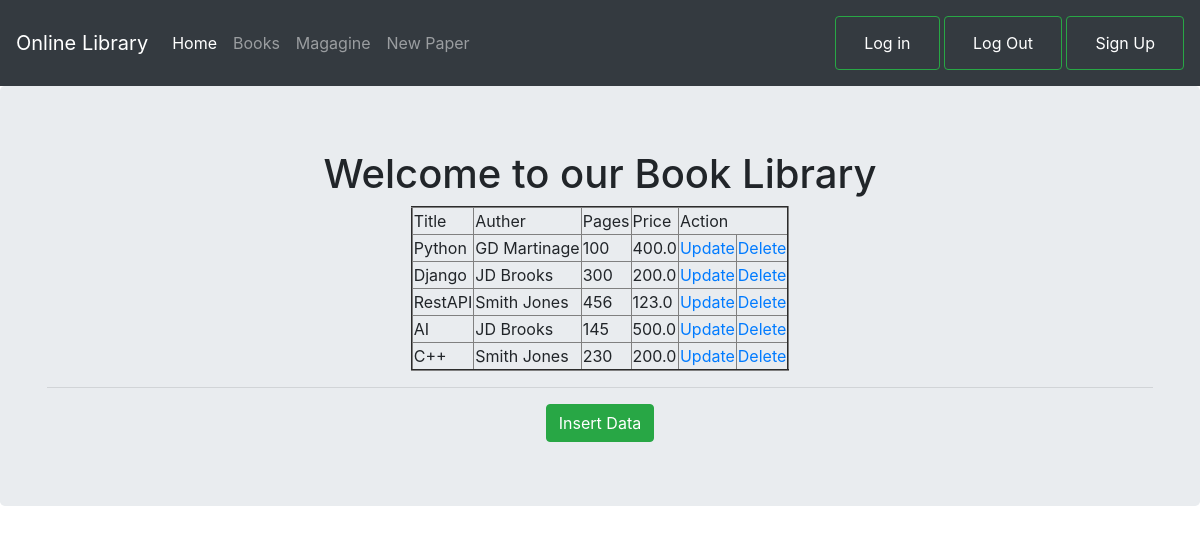
Page /book/ (signed in) on the committed database.
### testapp/models.py (models this page shows)
class Book(models.Model):
    title=models.CharField(max_length=30)
    author=models.CharField(max_length=30)
    pages=models.IntegerField()
    price=models.FloatField()

### testapp/views.py (the view)
# urls.py: path('book/', views.book_view),
@login_required
def book_view(request):
    all_data=Book.objects.all()
    return render(request,'testapp/book.html',{'all_data':all_data})

### template/testapp/book.html
<!DOCTYPE html>
{% extends 'testapp/base.html' %}
{% block nav_block %}
<div class="jumbotron"  align="center">
    <div class="container">
        <h1>Welcome to our Book Library </h1>
        {% if all_data %}
        <table border="2">
            <thead>
                <td>Title</td>
                <td>Auther</td>
                <td>Pages</td>
                <td>Price</td>
                <td colspan="2">Action</td>
            </thead>
            {% for data in all_data %}
            <tr>
                <td>{{data.title}}</td>
                <td>{{data.author}}</td>
                <td>{{data.pages}}</td>
                <td>{{data.price}}</td>
                <td><a href="/bookupdate/{{data.id}}">Update</a></td>
                <td><a href="/deletebook/{{data.id}}">Delete</a></td>
            </tr>
             {% endfor %}
        </table>
        {% else %}
        <h1>No data Found</h1>
        {% endif %}
        <hr>
        <a href="/bookform" class="btn btn-success">Insert Data</a>
    </div>
</div>
{% endblock %}

### template/testapp/base.html (shortened to what this page needs)
<!DOCTYPE html>
<html lang="en">
<head>
    <link rel="stylesheet" href="https://cdn.jsdelivr.net/npm/bootstrap@4.6.2/dist/css/bootstrap.min.css"
>
</head>
<body>
    <nav class="navbar navbar-expand-lg navbar-light navbar-dark bg-dark"">
        <a class="navbar-brand" href="#">Online Library</a>
        <div class="collapse navbar-collapse" id="navbarText">
            <ul class="navbar-nav mr-auto">
                <li class="nav-item active">
                    <a class="nav-link" href="/">Home</span></a>
                </li>
                <li class="nav-item">
                    <a class="nav-link" href="/book">Books</a>
                </li>
                <li class="nav-item">
                    <a class="nav-link" href="/magagin">Magagine</a>
                </li>
                <li class="nav-item">
                    <a class="nav-link" href="/news">New Paper</a>
                </li>
            </ul>
            <span class="navbar-text">
                <button class="btn btn-outline-success my-2 my-sm-0" type="submit"><a class="nav-link" href="/accounts/login/">Log in </a></button>
                <button class="btn btn-outline-success my-2 my-sm-0" type="submit"><a class="nav-link" href="/accounts/logout/">Log Out </a></button>
                <button class="btn btn-outline-success my-2 my-sm-0" type="submit"><a class="nav-link" href="/signup">Sign Up </a></button>
            </span>
        </div>
    </nav>
    {% block nav_block %}
    {% endblock %}
</body>
</html>

### rows in the picture
Book: title "Python", author "GD Martinage", pages "100", price "400.0"
Book: title "Django", author "JD Brooks", pages "300", price "200.0"
Book: title "RestAPI", author "Smith Jones", pages "456", price "123.0"
Book: title "AI", author "JD Brooks", pages "145", price "500.0"
Book: title "C++", author "Smith Jones", pages "230", price "200.0"
